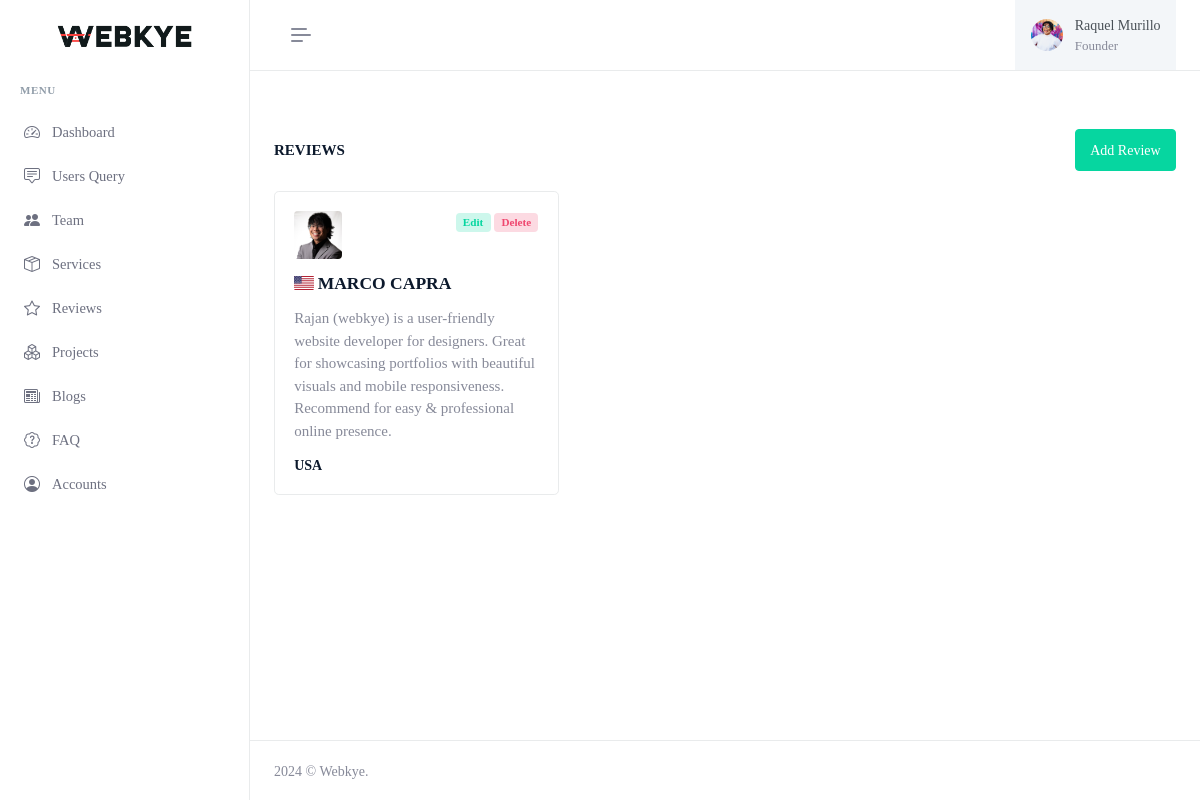
The app's page /admin/reviews.php (signed in) with its own data.
### tables this page shows
CREATE TABLE `testimonials` (
  `id` int(11) NOT NULL,
  `timestamp` timestamp NOT NULL DEFAULT current_timestamp(),
  `name` varchar(266) NOT NULL,
  `country_name` varchar(266) NOT NULL,
  `profile` text NOT NULL,
  `country` varchar(266) NOT NULL,
  `comment` text NOT NULL,
  `project` int(11) NOT NULL
);

### admin/reviews.php (the view, shortened to what this page needs)
<?php
include ("includes/connection.php");
?>
<!doctype html>
<html lang="en" data-layout="vertical" data-topbar="light" data-sidebar="light" data-sidebar-size="lg"
    data-sidebar-image="none" data-preloader="disable" data-body-image="none">
<head>
    <?php include ('includes/head.php') ?>
</head>
<body>
    <div id="layout-wrapper">
        <?php include ("includes/top.php"); ?>
        <?php include ("includes/sidebar.php") ?>
        <div class="main-content">
            <div class="page-content">
                <div class="container-fluid">
                    <div class="row">
                        <div class="col-12">
                            <div class="page-title-box d-sm-flex align-items-center justify-content-between">
                                <h4 class="mb-sm-0">Reviews</h4>
                                <div>
                                    <a href="add-review" class="btn btn-success" id="addproduct-btn"> Add
                                        Review</a>
                                </div>
                            </div>
                        </div>
                    </div>
                    <div class="row" data-masonry='{"percentPosition": true }'>
                        <?php
                        $sql = mysqli_query($conn, "SELECT * FROM `testimonials` ORDER BY `id` DESC");
                        while ($row = mysqli_fetch_assoc($sql)) {
                            ?>
                            <div class="col-xxl-3 col-lg-4 col-md-6">
                                <div class="card">
                                    <div class="card-body">
                                        <div class="d-flex justify-content-between">
                                            <img src="../assets/img/review/<?php echo $row['profile'] ?>" alt=""
                                                class="avatar-sm rounded">
                                            <div>
                                                <a href="add-review?id=<?php echo $row['id'] ?>"
                                                    class="badge bg-success-subtle text-success">Edit</a>
                                                <a href="?type=delete&id=<?php echo $row['id'] ?>"
                                                    class="badge bg-danger-subtle text-danger">Delete</a>
                                            </div>
                                        </div>
                                        <div class="d-flex align-items-center">
                                            <img src="../assets/img/review/<?php echo $row['country'] ?>" alt="country_flag"
                                                class="avatar-sm rounded" style="width: 20px;"> &nbsp;
                                            <h5 class="mb-0 text-uppercase">
                                                <?php echo $row['name'] ?>
                                            </h5>
                                        </div>
                                        <p class=" text-muted fs-15">
                                            <?php echo $row['comment'] ?>
                                        </p>
                                        <h6 class="mb-0 text-uppercase">
                                            <?php echo $row['country_name'] ?>
                                        </h6>
                                    </div>
                                </div>
                            </div>
                        <?php } ?>
                    </div>
                </div>
            </div>
            <footer class="footer">
                <div class="container-fluid">
                    <div class="row">
                        <div class="col-sm-6">
                            <script>document.write(new Date().getFullYear())</script> © Webkye.
                        </div>
                    </div>
                </div>
            </footer>
        </div>
    </div>
</body>
</html>

### records on screen
testimonials: profile (picture), name "MARCO CAPRA", comment "Rajan (webkye) is a user-friendly website developer for designers. Great for showcasing portfolios with beautiful visuals and mobile responsiveness. Recommend for easy & professional online presence.", country_name "USA"
